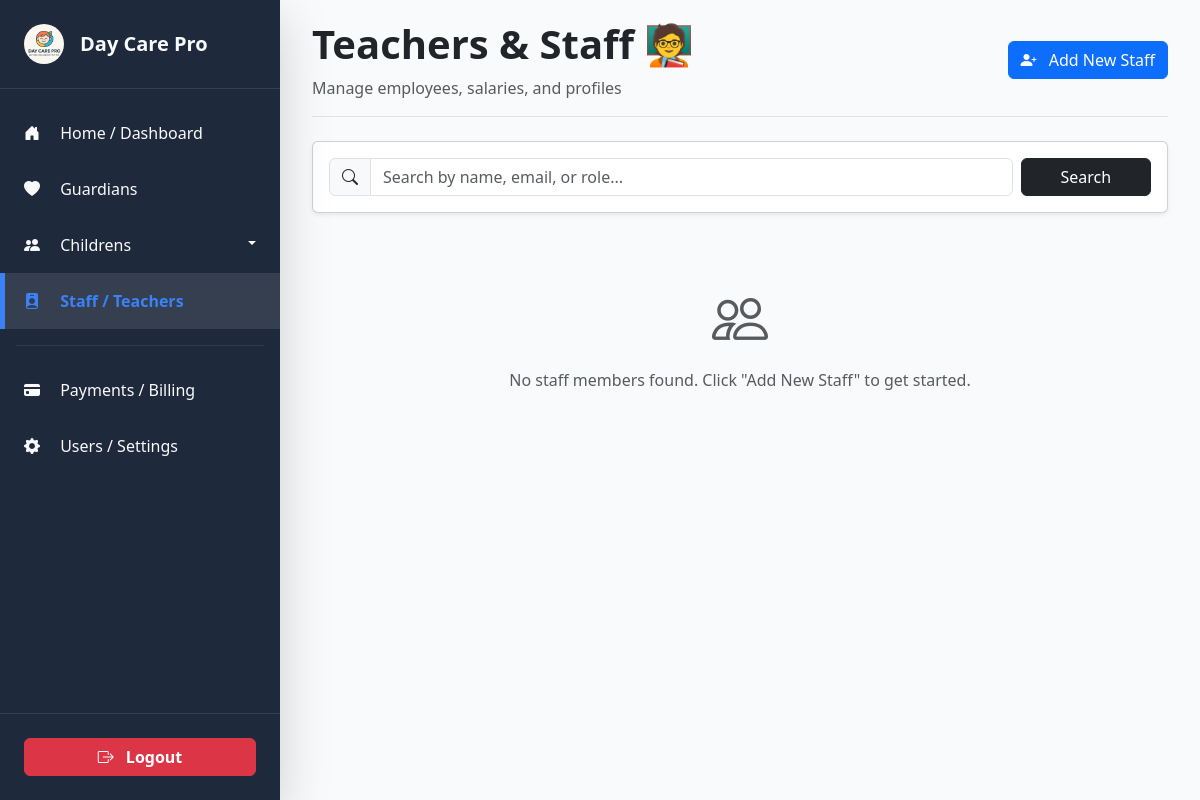
Before: /staff/ with the older database file.
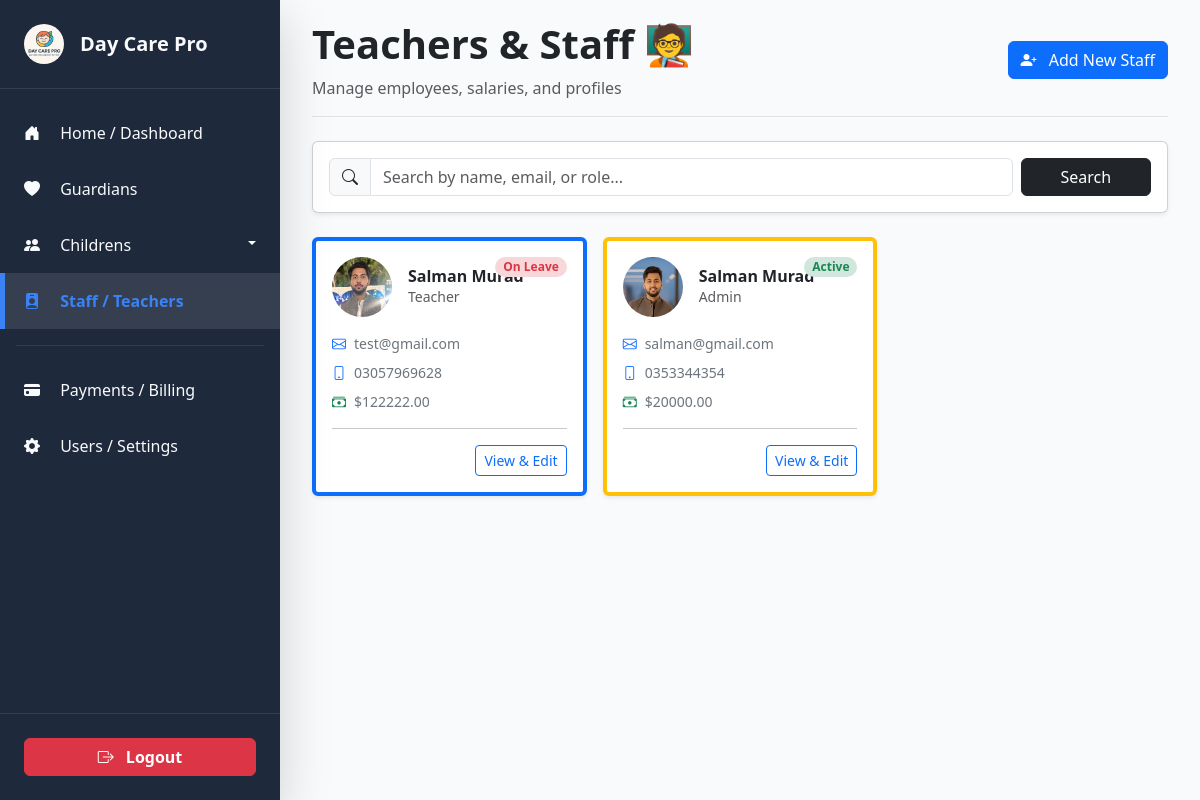
After: the same page with the newer database file.
### staff/models.py (models this page shows, shortened)
class StaffMember(models.Model):
    GENDER_CHOICES = [
        ('M', 'Male'),
        ('F', 'Female'),
        ('O', 'Other'),
    ]
    ROLE_CHOICES = [
        ('Teacher', 'Teacher'),
        ('Assistant', 'Assistant'),
        ('Admin', 'Administrator'),
        ('Cleaner', 'Cleaning Staff'),
        ('Driver', 'Driver'),
        ('Security', 'Security'),
    ]
    STATUS_CHOICES = [
        ('Active', 'Active'),
        ('On Leave', 'On Leave'),
        ('Resigned', 'Resigned'),
    ]
    first_name = models.CharField(max_length=100)
    last_name = models.CharField(max_length=100)
    father_spouse_name = models.CharField(max_length=100, verbose_name="Father/Spouse Name")
    gender = models.CharField(max_length=1, choices=GENDER_CHOICES)
    photo = models.ImageField(upload_to='staff_photos/', blank=True, null=True)
    date_of_birth = models.DateField(null=True, blank=True)
    email = models.EmailField(unique=True)
    phone = models.CharField(max_length=15)
    address = models.TextField()
    role = models.CharField(max_length=50, choices=ROLE_CHOICES, default='Teacher')
    date_joined = models.DateField(default=timezone.now)
    salary = models.DecimalField(max_digits=10, decimal_places=2, help_text="Monthly Salary")
    status = models.CharField(max_length=20, choices=STATUS_CHOICES, default='Active')
    @property
    def full_name(self):
        return f"{self.first_name} {self.last_name}"

### staff/views.py (the view, shortened to what this page needs)
# urls.py: path('', views.staff_list, name='staff_list'),
def staff_list(request):
    staff_members = StaffMember.objects.all().order_by('-date_joined')
    query = request.GET.get('q')
    context = {
        'staff_members': staff_members,
        'form': StaffForm() # Empty form for the "Add New" modal
    }
    return render(request, 'staff/staff_list.html', context)

### staff/forms.py
class StaffForm(forms.ModelForm):
    class Meta:
        model = StaffMember
        fields = '__all__'
        widgets = {
            'first_name': forms.TextInput(attrs={'class': 'form-control', 'placeholder': 'First Name'}),
            'last_name': forms.TextInput(attrs={'class': 'form-control', 'placeholder': 'Last Name'}),
            'father_spouse_name': forms.TextInput(attrs={'class': 'form-control'}),
            'email': forms.EmailInput(attrs={'class': 'form-control'}),
            'phone': forms.TextInput(attrs={'class': 'form-control'}),
            'address': forms.Textarea(attrs={'class': 'form-control', 'rows': 2}),
            'gender': forms.Select(attrs={'class': 'form-select'}),
            'role': forms.Select(attrs={'class': 'form-select'}),
            'status': forms.Select(attrs={'class': 'form-select'}),
            'salary': forms.NumberInput(attrs={'class': 'form-control'}),
            'date_joined': forms.DateInput(attrs={'class': 'form-control', 'type': 'date'}),
            'date_of_birth': forms.DateInput(attrs={'class': 'form-control', 'type': 'date'}),
            'photo': forms.FileInput(attrs={'class': 'form-control'}),
        }

### templates/staff/staff_list.html (shortened to what this page needs)
{% extends "base.html" %}
{% load static %}
{% block content %}
    <div class="toast-container position-fixed bottom-0 end-0 p-3" style="z-index: 1055;">
    </div>
    <div class="d-flex justify-content-between align-items-center mb-4 border-bottom pb-3">
        <div>
            <h1 class="fw-bold">Teachers & Staff 🧑‍🏫</h1>
            <p class="text-muted mb-0">Manage employees, salaries, and profiles</p>
        </div>
        <button class="btn btn-primary" onclick="openAddModal()">
            <i class="bi bi-person-plus-fill me-2"></i> Add New Staff
        </button>
    </div>
    <div class="card shadow-sm mb-4">
        <div class="card-body">
            <form method="GET" class="row g-2 align-items-center">
                <div class="col-md-10">
                    <div class="input-group">
                        <span class="input-group-text bg-light"><i class="bi bi-search"></i></span>
                        <input type="text" name="q" value="{{ request.GET.q|default:'' }}" class="form-control" placeholder="Search by name, email, or role...">
                    </div>
                </div>
                <div class="col-md-2">
                    <button type="submit" class="btn btn-dark w-100">Search</button>
                </div>
            </form>
        </div>
    </div>
    <div class="row g-3">
        {% for staff in staff_members %}
        <div class="col-md-4 col-sm-6">
            <div class="card h-100 border-start border-4 {% if staff.role == 'Teacher' %}border-primary{% elif staff.role == 'Admin' %}border-warning{% else %}border-success{% endif %} shadow-sm hover-shadow transition">
                <div class="card-body position-relative">
                    <span class="position-absolute top-0 end-0 m-3 badge {% if staff.status == 'Active' %}bg-success-subtle text-success{% else %}bg-danger-subtle text-danger{% endif %} rounded-pill">
                        {{ staff.status }}
                    </span>
                    <div class="d-flex align-items-center mb-3">
                        {% if staff.photo %}
                            <img src="{{ staff.photo.url }}" alt="Profile" class="rounded-circle me-3" style="width: 60px; height: 60px; object-fit: cover;">
                        {% else %}
                            <div class="rounded-circle me-3 bg-light d-flex justify-content-center align-items-center text-secondary fw-bold" style="width: 60px; height: 60px;">
                                {{ staff.first_name|first }}{{ staff.last_name|first }}
                            </div>
                        {% endif %}
                        <div>
                            <h6 class="mb-0 fw-bold text-dark">{{ staff.full_name }}</h6>
                            <p class="text-muted small mb-0">{{ staff.role }}</p>
                        </div>
                    </div>
                    <div class="small text-secondary space-y-2">
                        <div class="d-flex align-items-center mb-2">
                            <i class="bi bi-envelope me-2 text-primary"></i> {{ staff.email }}
                        </div>
                        <div class="d-flex align-items-center mb-2">
                            <i class="bi bi-phone me-2 text-primary"></i> {{ staff.phone }}
                        </div>
                        <div class="d-flex align-items-center">
                            <i class="bi bi-cash-stack me-2 text-success"></i> ${{ staff.salary }}
                        </div>
                    </div>
                    <hr class="my-3">
                    <div class="text-end">
                        <button class="btn btn-sm btn-outline-primary edit-staff-btn"
                                data-url="{% url 'staff:staff_update' staff.id %}"
                                onclick="openEditModal(this)">
                            View & Edit
                        </button>
                    </div>
                </div>
            </div>
        </div>
        {% empty %}
        <div class="col-12 text-center py-5">
            <div class="text-muted">
                <i class="bi bi-people display-4 mb-3 d-block"></i>
                No staff members found. Click "Add New Staff" to get started.
            </div>
        </div>
        {% endfor %}
    </div>
{% endblock %}

### templates/base.html (shortened to what this page needs)
{% load static %}
<!DOCTYPE html>
<html lang="en">
<head>
    <link href="https://cdn.jsdelivr.net/npm/bootstrap@5.3.3/dist/css/bootstrap.min.css" rel="stylesheet">
    <link rel="stylesheet" href="https://cdn.jsdelivr.net/npm/bootstrap-icons@1.11.1/font/bootstrap-icons.css">
</head>
<body>
    <div class="d-flex">
        <div class="sidebar shadow-lg">
            <div class="sidebar-brand">
                <img src="{% static 'images/daycare_logo.png' %}" alt="Logo" class="me-3" style="width: 40px; height: 40px; border-radius: 50%;">
                <h5 class="m-0 fw-bold">Day Care Pro</h5>
            </div>
            <ul class="nav flex-column mt-3 flex-grow-1">
                <li class="nav-item">
                    {% url 'dashboard:index' as dashboard_url %}
                    <a class="nav-link {% if request.path == dashboard_url %}active{% endif %}" href="{{ dashboard_url }}">
                        <i class="bi bi-house-door-fill me-3"></i> Home / Dashboard
                    </a>
                </li>
                <li class="nav-item">
                    {% url 'guardians:guardian_list' as guardians_url %}
                    <a class="nav-link {% if request.path|slice:":10" == '/guardians' %}active{% endif %}" href="{{ guardians_url }}">
                        <i class="bi bi-heart-fill me-3"></i> Guardians
                    </a>
                </li>
                <li class="nav-item">
                    <a class="nav-link dropdown-toggle {% if request.path|slice:":9" == '/children' %}active{% endif %}"
                       href="#"
                       data-bs-toggle="collapse"
                       data-bs-target="#children-submenu"
                       aria-expanded="{% if request.path|slice:":9" == '/children' %}true{% else %}false{% endif %}">
                        <i class="bi bi-people-fill me-3"></i> Childrens
                    </a>
                            {% url 'children:all_students' as all_students_url %}
                            {% url 'children:admission_form' as admission_url %}
                            {% url 'attendance:daily_tracker' as attendance_url %}
                </li>
                <li class="nav-item">
                    <a class="nav-link {% if request.path|slice:":6" == '/staff' %}active{% endif %}" href="{% url 'staff:staff_list' %}">
                        <i class="bi bi-person-badge-fill me-3"></i> Staff / Teachers
                    </a>
                </li>
                <hr class="text-secondary mx-3">
                <li class="nav-item">
                    {% url 'billings:billing_view' as billing_url %}
                    <a class="nav-link {% if request.path|slice:":8" == '/billing' %}active{% endif %}" href="{{ billing_url }}">
                        <i class="bi bi-credit-card-fill me-3"></i> Payments / Billing
                    </a>
                </li>
                <li class="nav-item">
                    {% url 'users:users_list' as user_list %}
                    <a class="nav-link {% if request.path == user_list %}active{% endif %}" href="{{ user_list }}">
                        <i class="bi bi-gear-fill me-3"></i> Users / Settings
                    </a>
                </li>
            </ul>
            <div class="sidebar-footer">
                {% url 'users:user_logout' as logout_url %}
                <a href="{{ logout_url }}" class="btn btn-logout-custom w-100 fw-semibold">
                    <i class="bi bi-box-arrow-right me-2"></i> Logout
                </a>
            </div>
        </div>
        <div class="main-content flex-grow-1">
            <div class="container-fluid">
                {% block content %}{% endblock %}
            </div>
        </div>
    </div>
</body>
</html>

### templates/base.html (style rules this page uses)
:root { --sidebar-width: 280px; --sidebar-bg: #1e293b; --sidebar-color: #f8fafc; --primary-color: #3b82f6; --danger-color: #dc3545; }
.sidebar { width: var(--sidebar-width); background-color: var(--sidebar-bg); color: var(--sidebar-color); position: fixed; top: 0; left: 0; height: 100vh; padding: 0; z-index: 1030; display: flex; flex-direction: column; }
.sidebar .nav-link { color: var(--sidebar-color); padding: 1rem 1.5rem; transition: background-color 0.2s, color 0.2s; }
.sidebar .nav-link:hover, .sidebar .nav-link.active { background-color: rgba(255, 255, 255, 0.1); color: var(--primary-color); border-left: 5px solid var(--primary-color); padding-left: calc(1.5rem - 5px); }
.sidebar .nav-link.active { font-weight: bold; }
.sidebar .dropdown-toggle::after { float: right; margin-top: 0.5em; }
.sidebar-brand { padding: 1.5rem; display: flex; align-items: center; border-bottom: 1px solid rgba(255, 255, 255, 0.1); }
.sidebar-footer { margin-top: auto; padding: 1.5rem; border-top: 1px solid rgba(255, 255, 255, 0.1); }
.btn-logout-custom { background-color: var(--danger-color); border-color: var(--danger-color); color: white; transition: background-color 0.2s; }
.main-content { margin-left: var(--sidebar-width); padding: 20px; min-height: 100vh; background-color: #f9fafb; }

Changed rows visible on the page:
added StaffMember: status "On Leave", photo (picture), full_name "Salman Murad", role "Teacher", email "test@gmail.com", phone "03057969628", salary "122222.00"
added StaffMember: status "Active", photo (picture), full_name "Salman Murad", role "Admin", email "salman@gmail.com", phone "0353344354", salary "20000.00"
Other visible differences:
text no longer shown: "No staff members found. Click \"Add New Staff\" to get started."
